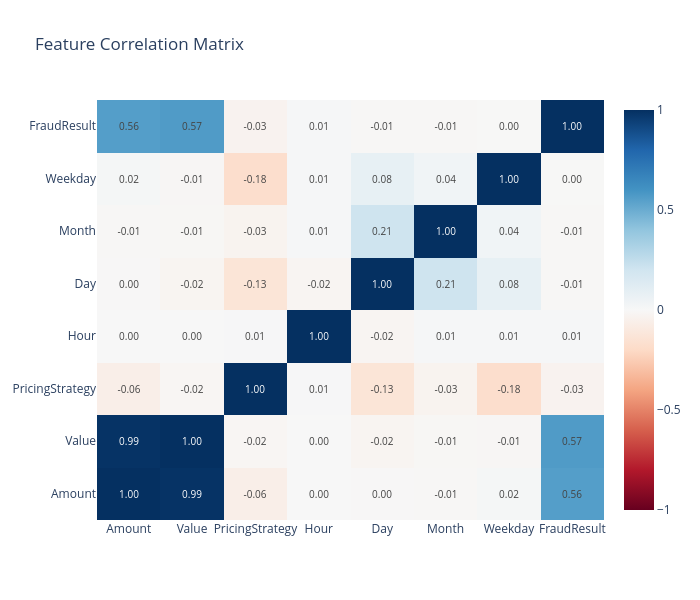

Notebook code cell kept with this figure:
### Markdown cell above
---

## 4. Diagnostics Analytics

### 4.1 Diagnostics Objectives

Diagnostic analytics goes deeper than EDA to understand:
- Feature correlations and multicollinearity
- Statistical relationships between variables
- Distribution characteristics of key features
- Feature importance indicators

### 4.2 Feature Correlation Analysis

Understanding correlations helps us identify:
- Potential multicollinearity issues
- Features strongly associated with fraud
- Redundant features

### Code cell
# Select numerical features for correlation
numerical_features = ['Amount', 'Value', 'PricingStrategy', 'Hour', 'Day', 'Month', 'Weekday', 'FraudResult']
correlation_matrix = train[numerical_features].corr()

# Interactive heatmap
fig = go.Figure(data=go.Heatmap(
    z=correlation_matrix.values,
    x=correlation_matrix.columns,
    y=correlation_matrix.columns,
    colorscale='RdBu',
    zmid=0,
    text=correlation_matrix.values,
    texttemplate='%{text:.2f}',
    textfont={"size": 10},
    hovertemplate='%{y} vs %{x}<br>Correlation: %{z:.3f}<extra></extra>'
))

fig.update_layout(
    title='Feature Correlation Matrix',
    height=600,
    width=700
)

fig.show()

# Show correlations with FraudResult
fraud_corr = correlation_matrix['FraudResult'].sort_values(ascending=False)
print("\n CORRELATIONS WITH FRAUD (Sorted):")
print(fraud_corr)
print("\n Features with correlation > 0.05 or < -0.05 may have predictive value")

### Figure 1 — Plotly figure (JSON) as saved in the notebook; plotly's stock layout.template omitted (floating-point values rounded to 4 significant figures)
{"data": [{"colorscale": [[0, "rgb(103,0,31)"], [0.1, "rgb(178,24,43)"], [0.2, "rgb(214,96,77)"], [0.3, "rgb(244,165,130)"], [0.4, "rgb(253,219,199)"], [0.5, "rgb(247,247,247)"], [0.6, "rgb(209,229,240)"], [0.7, "rgb(146,197,222)"], [0.8, "rgb(67,147,195)"], [0.9, "rgb(33,102,172)"], [1, "rgb(5,48,97)"]], "hovertemplate": "%{y} vs %{x}<br>Correlation: %{z:.3f}<extra></extra>", "text": [[1, 0.9897, -0.06193, -0.001611, -0.003905, -0.00906, 0.01566, 0.5574], [0.9897, 1, -0.01702, 0.000474, -0.0241, -0.01045, -0.01118, 0.5667], [-0.06193, -0.01702, 1, 0.007423, -0.1316, -0.03129, -0.175, -0.03382], [-0.001611, 0.000474, 0.007423, 1, -0.01946, 0.01224, 0.009989, 0.008295], [-0.003905, -0.0241, -0.1316, -0.01946, 1, 0.2078, 0.08171, -0.008636], [-0.00906, -0.01045, -0.03129, 0.01224, 0.2078, 1, 0.03576, -0.008887], [0.01566, -0.01118, -0.175, 0.009989, 0.08171, 0.03576, 1, -0.002401], [0.5574, 0.5667, -0.03382, 0.008295, -0.008636, -0.008887, -0.002401, 1]], "textfont": {"size": 10}, "texttemplate": "%{text:.2f}", "type": "heatmap", "x": ["Amount", "Value", "PricingStrategy", "Hour", "Day", "Month", "Weekday", "FraudResult"], "y": ["Amount", "Value", "PricingStrategy", "Hour", "Day", "Month", "Weekday", "FraudResult"], "z": [[1, 0.9897, -0.06193, -0.001611, -0.003905, -0.00906, 0.01566, 0.5574], [0.9897, 1, -0.01702, 0.000474, -0.0241, -0.01045, -0.01118, 0.5667], [-0.06193, -0.01702, 1, 0.007423, -0.1316, -0.03129, -0.175, -0.03382], [-0.001611, 0.000474, 0.007423, 1, -0.01946, 0.01224, 0.009989, 0.008295], [-0.003905, -0.0241, -0.1316, -0.01946, 1, 0.2078, 0.08171, -0.008636], [-0.00906, -0.01045, -0.03129, 0.01224, 0.2078, 1, 0.03576, -0.008887], [0.01566, -0.01118, -0.175, 0.009989, 0.08171, 0.03576, 1, -0.002401], [0.5574, 0.5667, -0.03382, 0.008295, -0.008636, -0.008887, -0.002401, 1]], "zmid": 0}], "layout": {"height": 600, "title": {"text": "Feature Correlation Matrix"}, "width": 700}}
